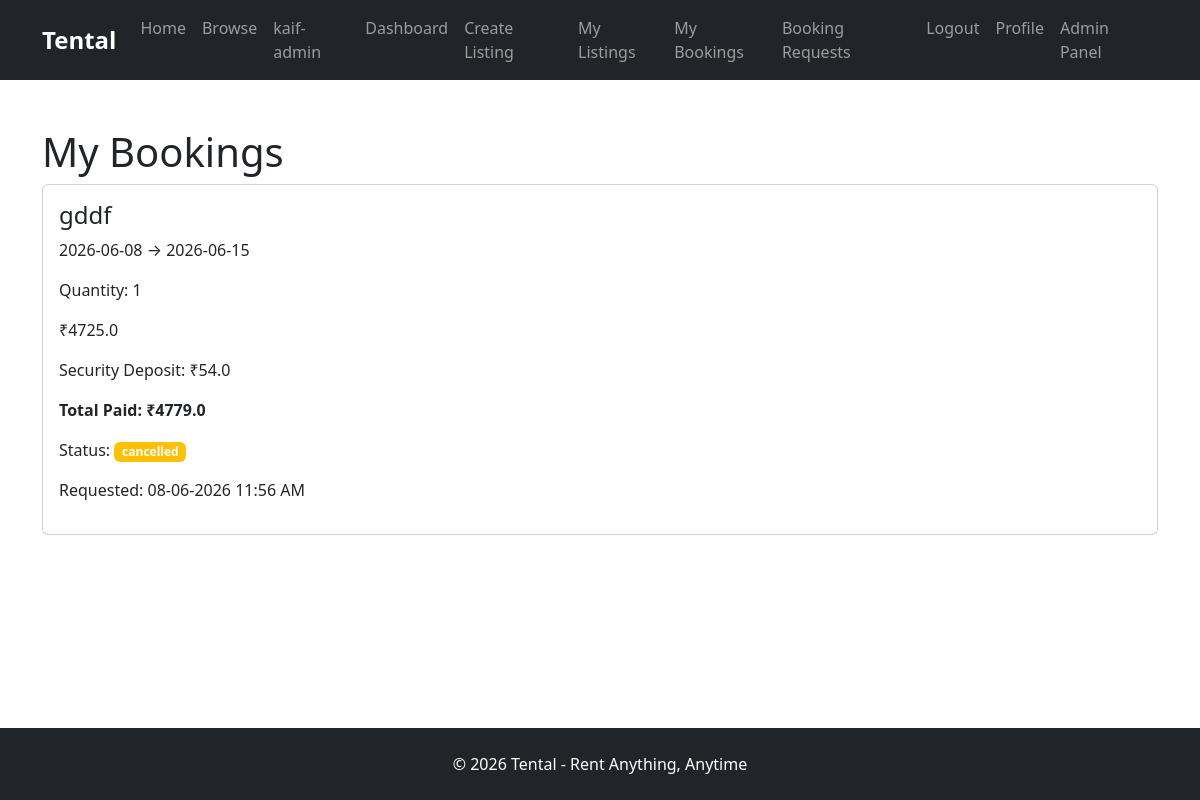
Before: /my-bookings (signed in) with the older database file.
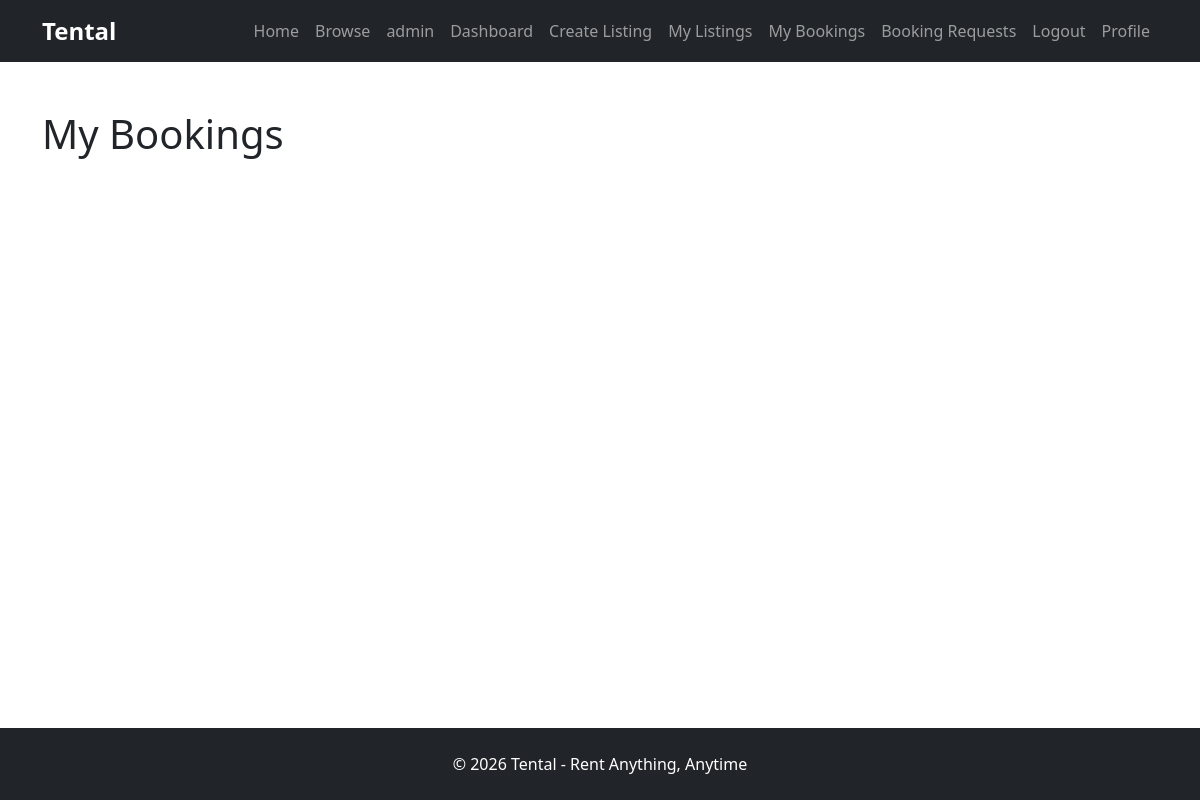
After: the same page with the newer database file.
### models/user.py (models this page shows)
class User(UserMixin, db.Model):
    id = db.Column(db.Integer, primary_key=True)
    name = db.Column(
        db.String(100),
        nullable=False
    )
    email = db.Column(
        db.String(120),
        unique=True,
        nullable=False
    )
    password = db.Column(
        db.String(255),
        nullable=False
    )
    rentals = db.relationship(
        "RentalItem",
        backref="owner",
        lazy=True
    )
    is_admin = db.Column(
        db.Boolean,
        default=True
    )
    is_active_user = db.Column(
        db.Boolean,
        default=True
    )
    bookings = db.relationship(
        "Booking",
        backref="user",
        lazy=True
    )
    reviews = db.relationship(
        "Review",
        backref="user",
        lazy=True
    )

### models/booking.py (models this page shows)
class Booking(db.Model):
    id = db.Column(
        db.Integer,
        primary_key=True
    )
    user_id = db.Column(
        db.Integer,
        db.ForeignKey("user.id"),
        nullable=False
    )
    rental_item_id = db.Column(
        db.Integer,
        db.ForeignKey("rental_item.id"),
        nullable=False
    )
    status = db.Column(
        db.String(20),
        default="pending"
    )
    start_date = db.Column(
        db.Date,
        nullable=False
    )
    end_date = db.Column(
        db.Date,
        nullable=False
    )
    total_price = db.Column(
        db.Float,
        nullable=False
    )
    created_at = db.Column(
        db.DateTime,
        default=datetime.utcnow
    )
    quantity_booked = db.Column(
        db.Integer,
        nullable=False,
        default=1
    )
    security_deposit = db.Column(
        db.Float,
        nullable=False,
        default=0
    )
    review = db.relationship(
        "Review",
        backref="booking",
        uselist=False
    )

### models/rental_item.py (models this page shows)
class RentalItem(db.Model):
    id = db.Column(db.Integer, primary_key=True)
    title = db.Column(db.String(100), nullable=False)
    description = db.Column(db.Text, nullable=False)
    price_per_day = db.Column(db.Float, nullable=False)
    category = db.Column(db.String(100), nullable=False)
    user_id = db.Column(
        db.Integer,
        db.ForeignKey("user.id"),
        nullable=False
    )
    status = db.Column(
        db.String(20),
        default="pending"
    )
    image = db.Column(
        db.String(255)
    )
    bookings = db.relationship(
        "Booking",
        backref="rental_item",
        lazy=True
    )
    quantity = db.Column(
        db.Integer,
        nullable=False,
        default=1
    )
    security_deposit = db.Column(
        db.Float,
        nullable=False,
        default=0
    )
    reviews = db.relationship(
        "Review",
        backref="rental_item",
        lazy=True,
        cascade="all, delete-orphan"
    )

### routes/main.py (the view)
@main.route("/my-bookings")
@login_required
def my_bookings():
    bookings = Booking.query.filter_by(
        user_id=current_user.id
    ).all()
    for booking in bookings:
        update_booking_status(
            booking
        )
    db.session.commit()
    return render_template(
        "my_bookings.html",
        bookings=bookings
    )

### models/user.py (called while the page is built)
@login_manager.user_loader
def load_user(user_id):
    return User.query.get(int(user_id))

### routes/main.py (called while the page is built)
def update_booking_status(booking):
    today = date.today()
    if booking.status == "cancelled":
        return
    if booking.start_date <= today <= booking.end_date:
        booking.status = "active"
    elif today > booking.end_date:
        booking.status = "completed"

### templates/my_bookings.html (shortened to what this page needs)
{% extends "base.html" %} {% block content %}
<div class="container mt-5">
  <h1>My Bookings</h1>
  {% for booking in bookings %}
  <div class="card mb-3">
    <div class="card-body">
      <h4>{{ booking.rental_item.title }}</h4>
      <p>{{ booking.start_date }} → {{ booking.end_date }}</p>
      <p>Quantity: {{ booking.quantity_booked }}</p>
      <p>₹{{ booking.total_price }}</p>
      <p>Security Deposit: ₹{{ booking.security_deposit }}</p>
      <p>
        <strong>
          Total Paid: ₹{{ booking.total_price + booking.security_deposit }}
        </strong>
      </p>
      <p>
        Status:
        <span class="badge bg-warning"> {{ booking.status }} </span>
      </p>
      <p class="mt-2">
        Requested: {{ booking.created_at.strftime('%d-%m-%Y %I:%M %p') }}
      </p>
    </div>
  </div>
  {% endfor %}
</div>
{% endblock %}

### templates/base.html (shortened to what this page needs)
<!doctype html>
<html lang="en">
  <head>
    <link
      href="https://cdn.jsdelivr.net/npm/bootstrap@5.3.7/dist/css/bootstrap.min.css"
      rel="stylesheet"
    />
    <link
      rel="stylesheet"
      href="{{ url_for('static', filename='css/style.css') }}"
    />
  </head>
  <body>
    <nav class="navbar navbar-expand-lg navbar-dark bg-dark">
      <div class="container">
        <a class="navbar-brand" href="#">Tental</a>
        <div class="navbar-nav ms-auto">
          <a class="nav-link" href="{{ url_for('main.home') }}">Home</a>
          <a class="nav-link" href="{{ url_for('main.browse') }}">Browse</a>
          {% if current_user.is_authenticated %}
          <span class="nav-link"> {{ current_user.name }} </span>
          <a class="nav-link" href="{{ url_for('main.owner_dashboard') }}">
            Dashboard
          </a>
          <a class="nav-link" href="{{ url_for('main.create_listing') }}">
            Create Listing
          </a>
          <a class="nav-link" href="{{ url_for('main.my_listings') }}">
            My Listings
          </a>
          <a class="nav-link" href="{{ url_for('main.my_bookings') }}">
            My Bookings
          </a>
          <a class="nav-link" href="{{ url_for('main.booking_requests') }}">
            Booking Requests
          </a>
          <a class="nav-link" href="{{ url_for('auth.logout') }}"> Logout </a>
          <a class="nav-link" href="{{ url_for('main.profile') }}"> Profile </a>
          {% if current_user.is_authenticated and current_user.is_admin %}
          <a class="nav-link" href="{{ url_for('main.admin_dashboard') }}">
            Admin Panel
          </a>
          {% endif %} {% else %}
          <a class="nav-link" href="{{ url_for('auth.login') }}"> Login </a>
          <a class="nav-link" href="{{ url_for('auth.register') }}">
            Register
          </a>
          {% endif %}
        </div>
      </div>
    </nav>
    <main class="flex-grow-1">{% block content %} {% endblock %}</main>
    <footer id="footer-section" class="bg-dark text-white text-center py-4">
      <p class="mb-0">© 2026 Tental - Rent Anything, Anytime</p>
    </footer>
  </body>
</html>

Changed rows visible on the page:
no longer on this page (row edited): Booking: rental_item "gddf", start_date "2026-06-08", end_date "2026-06-15", quantity_booked "1", total_price "4725.0", security_deposit "54.0", booking.total_price+booking.security_deposit "4779.0", status "cancelled", created_at "08-06-2026 11:56 AM"
changed User: name "kaif-admin" → "admin"; is_admin True → False (drawn)
Other visible differences:
text no longer shown: "Admin Panel"
